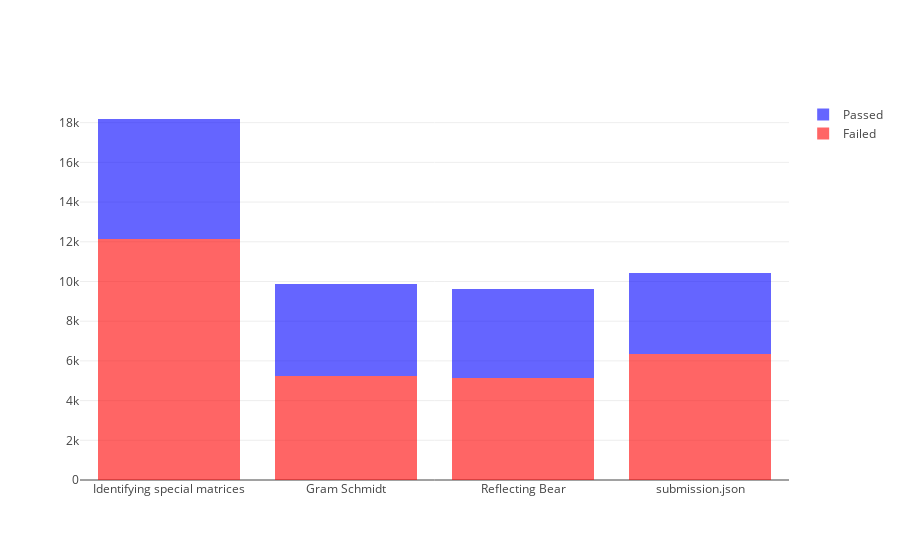

Source (notebook cell):
### Markdown cell above
# Passes / fails

### Code cell
totalattempts = df2['programming_submission_id'].nunique()

ism = df2.loc[df2['programming_assignment_submission_schema_part_title'] == 'Identifying special matrices']
gs = df2.loc[df2['programming_assignment_submission_schema_part_title'] == 'Gram Schmidt']
rb = df2.loc[df2['programming_assignment_submission_schema_part_title'] == 'Reflecting Bear']
fs = df2.loc[df2['programming_assignment_submission_schema_part_title'] == 'submission.json']


def passed(df2):
    pass_fail = df2.loc[:,'programming_submission_score'].groupby(df2.loc[:,'programming_submission_score']).count()
    passed = sum(pass_fail[pass_fail.index >= 8])
    return passed

def failed(df2):
    pass_fail = df2.loc[:,'programming_submission_score'].groupby(df2.loc[:,'programming_submission_score']).count()
    failed = sum(pass_fail[pass_fail.index < 8])
    return failed

# data = [
#     go.Bar(
#             x=['total attempts', 'failed', 'passed'],
#             y=[totalattempts, failed, passed]
#     )
# ]


# py.iplot(data, filename='basic-bar')


trace2 = go.Bar(
    x=['Identifying special matrices', 'Gram Schmidt', 'Reflecting Bear',
       'submission.json'],
    y=[passed(ism),passed(gs),passed(rb),passed(fs)],
    name='Passed',
    marker = dict(
          color = 'blue'),
    opacity=0.6
)
trace1 = go.Bar(
    x=['Identifying special matrices', 'Gram Schmidt', 'Reflecting Bear',
       'submission.json'],
    y=[failed(ism),failed(gs),failed(rb),failed(fs)],
    name='Failed',
    marker = dict(
          color = 'red'),
     opacity=0.6
)

data = [trace1, trace2]
layout = go.Layout(
    barmode='stack'
)

fig = go.Figure(data=data, layout=layout)
py.iplot(fig, filename='stacked-bar')

### Figure 1 — Plotly figure (JSON) as saved in the notebook; plotly's stock layout.template omitted (floating-point values rounded to 4 significant figures)
{"data": [{"marker": {"color": "red"}, "name": "Failed", "opacity": 0.6, "type": "bar", "uid": "0220ccbe-ef14-11e8-835b-b4b68690f880", "x": ["Identifying special matrices", "Gram Schmidt", "Reflecting Bear", "submission.json"], "y": [12164, 5249, 5161, 6357]}, {"marker": {"color": "blue"}, "name": "Passed", "opacity": 0.6, "type": "bar", "uid": "0220ccbf-ef14-11e8-9375-b4b68690f880", "x": ["Identifying special matrices", "Gram Schmidt", "Reflecting Bear", "submission.json"], "y": [6021, 4646, 4462, 4056]}], "layout": {"barmode": "stack"}}
